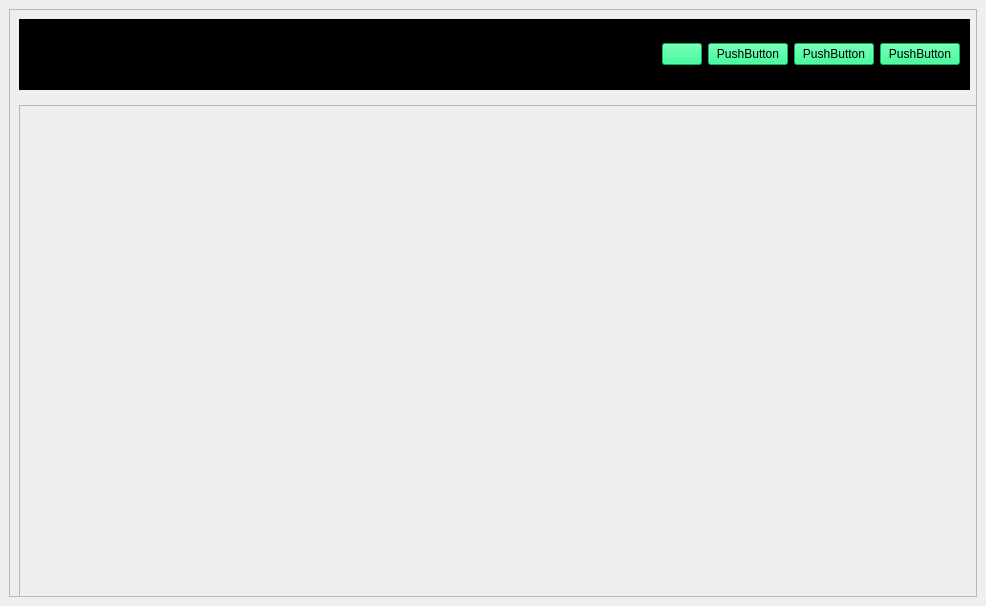
<?xml version="1.0" encoding="UTF-8"?>
<ui version="4.0">
 <class>MainWindow</class>
 <widget class="QMainWindow" name="MainWindow">
  <property name="geometry">
   <rect>
    <x>0</x>
    <y>0</y>
    <width>986</width>
    <height>606</height>
   </rect>
  </property>
  <property name="windowTitle">
   <string>MainWindow</string>
  </property>
  <widget class="QWidget" name="centralwidget">
   <layout class="QVBoxLayout" name="verticalLayout">
    <item>
     <widget class="QFrame" name="frame">
      <property name="frameShape">
       <enum>QFrame::StyledPanel</enum>
      </property>
      <property name="frameShadow">
       <enum>QFrame::Raised</enum>
      </property>
      <widget class="QFrame" name="frame_superior">
       <property name="enabled">
        <bool>true</bool>
       </property>
       <property name="geometry">
        <rect>
         <x>10</x>
         <y>10</y>
         <width>951</width>
         <height>71</height>
        </rect>
       </property>
       <property name="styleSheet">
        <string notr="true">background-color: rgb(0, 0, 0);</string>
       </property>
       <property name="frameShape">
        <enum>QFrame::StyledPanel</enum>
       </property>
       <property name="frameShadow">
        <enum>QFrame::Raised</enum>
       </property>
       <layout class="QHBoxLayout" name="horizontalLayout">
        <item>
         <widget class="QLabel" name="label">
          <property name="text">
           <string>TextLabel</string>
          </property>
         </widget>
        </item>
        <item>
         <spacer name="horizontalSpacer">
          <property name="orientation">
           <enum>Qt::Horizontal</enum>
          </property>
          <property name="sizeHint" stdset="0">
           <size>
            <width>598</width>
            <height>20</height>
           </size>
          </property>
         </spacer>
        </item>
        <item>
         <widget class="QPushButton" name="pushButton_4">
          <property name="styleSheet">
           <string notr="true">background-color: rgb(0, 255, 127);</string>
          </property>
          <property name="text">
           <string/>
          </property>
          <property name="icon">
           <iconset>
            <normaloff>ciervo.jpg</normaloff>ciervo.jpg</iconset>
          </property>
         </widget>
        </item>
        <item>
         <widget class="QPushButton" name="pushButton">
          <property name="styleSheet">
           <string notr="true">background-color: rgb(0, 255, 127);</string>
          </property>
          <property name="text">
           <string>PushButton</string>
          </property>
         </widget>
        </item>
        <item>
         <widget class="QPushButton" name="pushButton_3">
          <property name="styleSheet">
           <string notr="true">background-color: rgb(0, 255, 127);</string>
          </property>
          <property name="text">
           <string>PushButton</string>
          </property>
         </widget>
        </item>
        <item>
         <widget class="QPushButton" name="pushButton_2">
          <property name="styleSheet">
           <string notr="true">background-color: rgb(0, 255, 127);</string>
          </property>
          <property name="text">
           <string>PushButton</string>
          </property>
         </widget>
        </item>
       </layout>
      </widget>
      <widget class="QFrame" name="frame_3">
       <property name="geometry">
        <rect>
         <x>10</x>
         <y>96</y>
         <width>1084</width>
         <height>731</height>
        </rect>
       </property>
       <property name="frameShape">
        <enum>QFrame::StyledPanel</enum>
       </property>
       <property name="frameShadow">
        <enum>QFrame::Raised</enum>
       </property>
      </widget>
     </widget>
    </item>
   </layout>
  </widget>
 </widget>
 <resources/>
 <connections/>
</ui>
